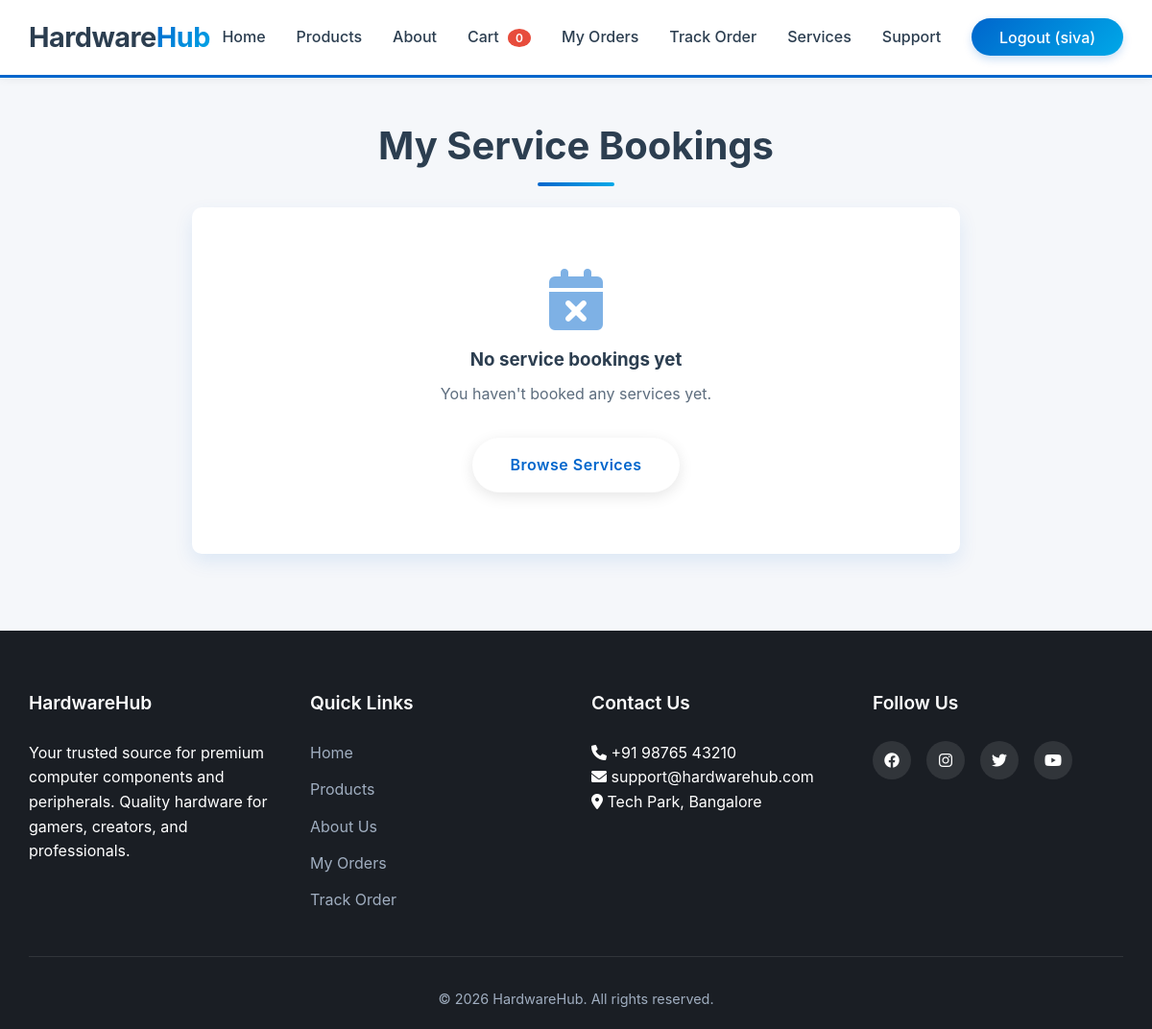
/my-bookings (signed in), run on an earlier commit of the app's database.
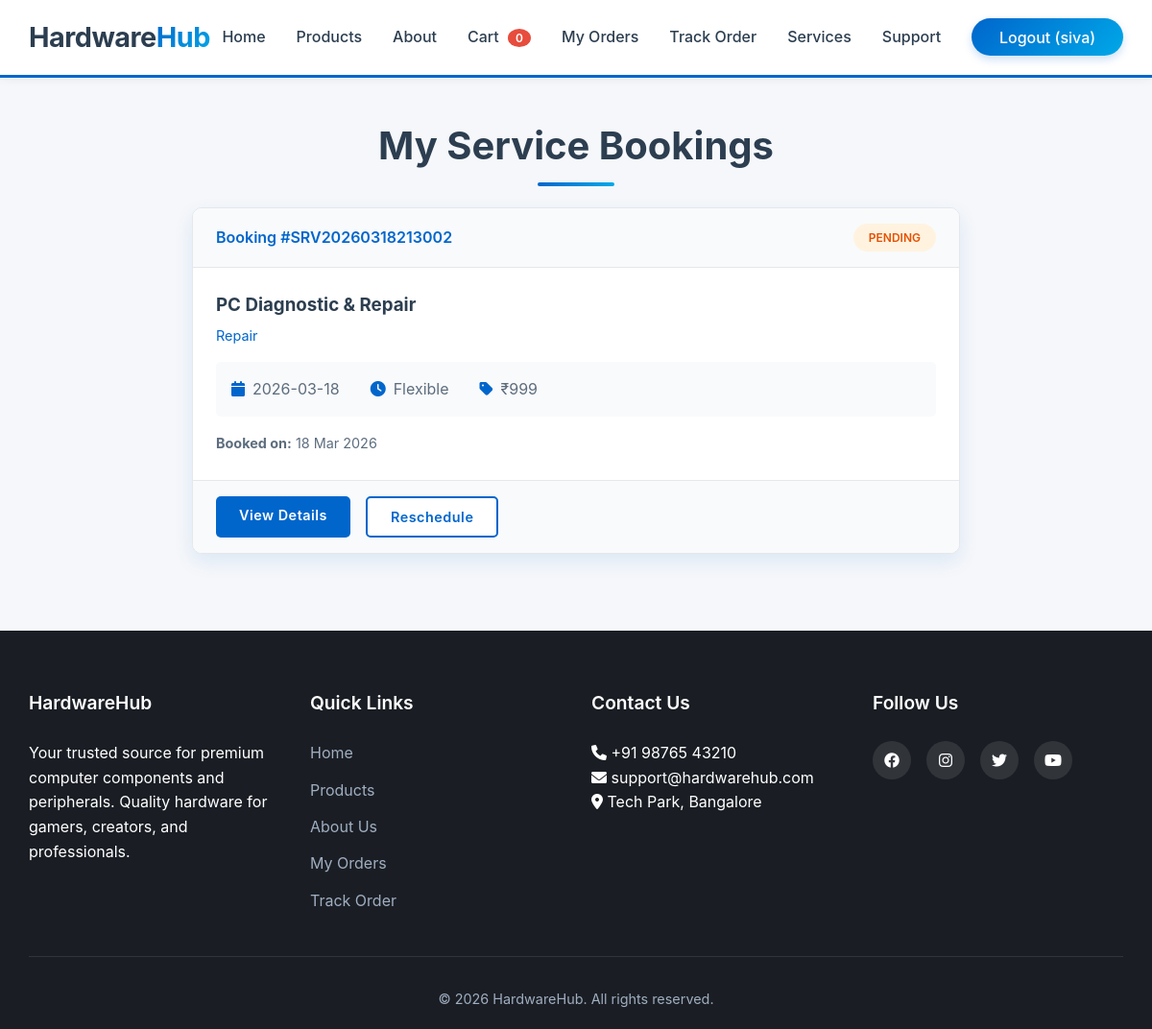
And on a later commit of the database.
### app.py (models this page shows)
class ServiceBooking(db.Model):
    id = db.Column(db.Integer, primary_key=True)
    booking_number = db.Column(db.String(20), unique=True, nullable=False)
    user_id = db.Column(db.Integer, db.ForeignKey('user.id'), nullable=False)
    service_id = db.Column(db.Integer, db.ForeignKey('service.id'), nullable=False)
    full_name = db.Column(db.String(100), nullable=False)
    phone = db.Column(db.String(15), nullable=False)
    email = db.Column(db.String(120))
    address = db.Column(db.Text, nullable=False)
    preferred_date = db.Column(db.String(20))
    preferred_time = db.Column(db.String(20))
    issue_description = db.Column(db.Text)
    status = db.Column(db.String(20), default='pending')
    price = db.Column(db.Integer, nullable=False)
    technician = db.Column(db.String(100))
    completed_date = db.Column(db.DateTime)
    created_at = db.Column(db.DateTime, default=datetime.utcnow)

class Service(db.Model):
    id = db.Column(db.Integer, primary_key=True)
    name = db.Column(db.String(100), nullable=False)
    category = db.Column(db.String(50), nullable=False)
    description = db.Column(db.Text, nullable=False)
    price = db.Column(db.Integer, nullable=False)
    duration = db.Column(db.String(50))
    includes = db.Column(db.Text)
    image = db.Column(db.String(200))
    featured = db.Column(db.Boolean, default=False)
    created_at = db.Column(db.DateTime, default=datetime.utcnow)
    bookings = db.relationship('ServiceBooking', backref='service', lazy=True)

### app.py (the view)
@app.route('/my-bookings')
@login_required
def my_bookings():
    bookings = ServiceBooking.query.filter_by(user_id=current_user.id).order_by(ServiceBooking.created_at.desc()).all()
    return render_template('my_bookings.html', bookings=bookings)

### app.py (called while the page is built)
@login_manager.user_loader
def load_user(user_id):
    return User.query.get(int(user_id))

### templates/my_bookings.html (shortened to what this page needs)
{% extends "base.html" %}
{% block content %}
<section class="bookings-section">
    <div class="container">
        <h1 class="page-title">My Service Bookings</h1>
        <div class="bookings-list">
            {% if bookings %}
                {% for booking in bookings %}
                <div class="booking-card">
                    <div class="booking-header">
                        <span class="booking-id">Booking #{{ booking.booking_number }}</span>
                        <span class="booking-status status-{{ booking.status }}">{{ booking.status|upper }}</span>
                    </div>
                    <div class="booking-body">
                        <div class="booking-service">
                            <h3>{{ booking.service.name }}</h3>
                            <p class="service-category">{{ booking.service.category }}</p>
                        </div>
                        <div class="booking-details">
                            <div class="detail-item">
                                <i class="fas fa-calendar"></i>
                                <span>{{ booking.preferred_date or 'Not scheduled' }}</span>
                            </div>
                            <div class="detail-item">
                                <i class="fas fa-clock"></i>
                                <span>{{ booking.preferred_time or 'Flexible' }}</span>
                            </div>
                            <div class="detail-item">
                                <i class="fas fa-tag"></i>
                                <span>₹{{ booking.price }}</span>
                            </div>
                        </div>
                        <div class="booking-meta">
                            <p><strong>Booked on:</strong> {{ booking.created_at.strftime('%d %b %Y') }}</p>
                        </div>
                    </div>
                    <div class="booking-footer">
                        <a href="#" class="btn btn-small">View Details</a>
                        {% if booking.status == 'pending' %}
                        <a href="#" class="btn btn-small btn-outline">Reschedule</a>
                        {% endif %}
                    </div>
                </div>
                {% endfor %}
            {% else %}
            <div class="no-bookings">
                <i class="fas fa-calendar-times"></i>
                <h3>No service bookings yet</h3>
                <p>You haven't booked any services yet.</p>
                <a href="{{ url_for('services') }}" class="btn btn-primary">Browse Services</a>
            </div>
            {% endif %}
        </div>
    </div>
</section>
{% endblock %}

What changed in the data, as far as the page shows it:
now on this page (row edited): ServiceBooking: booking_number "SRV20260318213002", status "PENDING", service.name "PC Diagnostic & Repair", service.category "Repair", preferred_date "2026-03-18", preferred_time "Flexible", price "999", created_at "18 Mar 2026", shows "Reschedule"
Also different on the page:
text no longer shown: "No service bookings yet You haven't booked any services yet. Browse Services"
